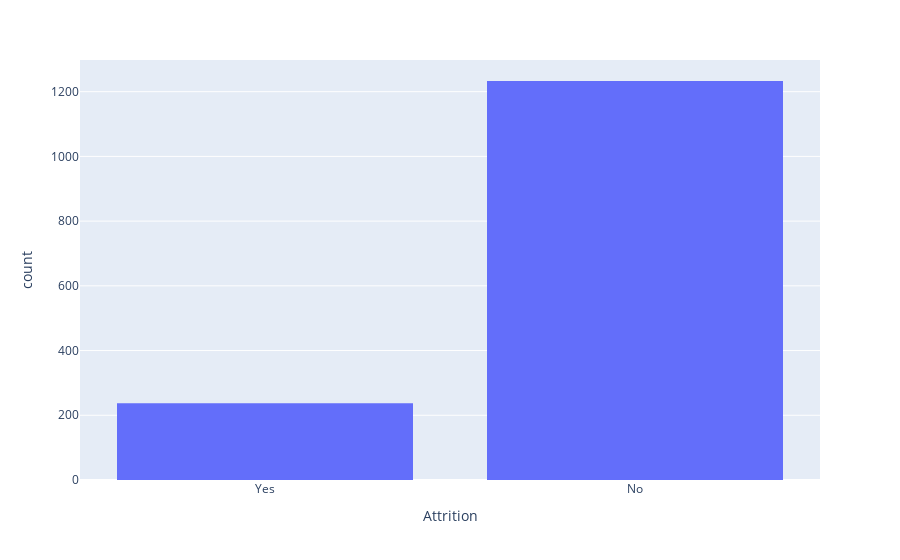

The code cell stored with this chart in its notebook:
### Code cell
fig = px.histogram(df, x="Attrition")
fig.show()

### Figure 1 — Plotly figure (JSON) as saved in the notebook; plotly's stock layout.template omitted (floating-point values rounded to 4 significant figures; data arrays with more than 128 entries replaced by an {"elided": "..."} marker saying what was removed)
{"data": [{"alignmentgroup": "True", "bingroup": "x", "hovertemplate": "Attrition=%{x}<br>count=%{y}<extra></extra>", "legendgroup": "", "marker": {"color": "#636efa", "pattern": {"shape": ""}}, "name": "", "offsetgroup": "", "orientation": "v", "showlegend": false, "type": "histogram", "x": {"elided": "1470 str values"}, "xaxis": "x", "yaxis": "y"}], "layout": {"barmode": "relative", "legend": {"tracegroupgap": 0}, "margin": {"t": 60}, "xaxis": {"anchor": "y", "domain": [0, 1], "title": {"text": "Attrition"}}, "yaxis": {"anchor": "x", "domain": [0, 1], "title": {"text": "count"}}}}
